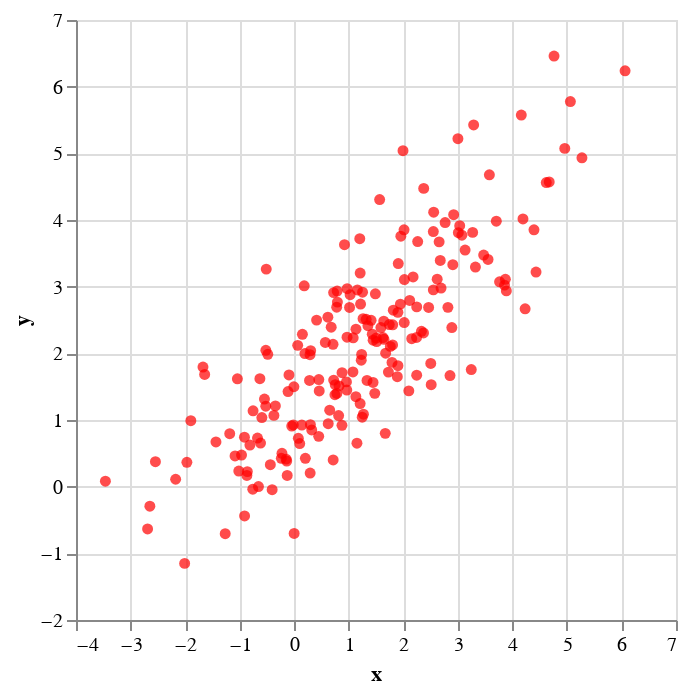

Notebook cell for this chart:
### Code cell
μ = [1.0,2.0]
Σ = [3.0 2.0;
     2.0 2.0]
d = Distributions.MultivariateNormal(μ,Σ)
samples = rand(d,200)';
df = DataFrame(x =rand(10),y=rand(10))
s = QuickVega.scatterplot(samples,color="red")

### Figure 1 — Vega-Lite specification as saved in the notebook (floating-point values rounded to 4 significant figures; data arrays with more than 128 entries replaced by an {"elided": "..."} marker saying what was removed)
{"data": {"values": {"elided": "200 records"}}, "encoding": {"color": {"value": "red"}, "x": {"field": "x", "type": "quantitative"}, "y": {"field": "y", "type": "quantitative"}}, "mark": "circle"}
